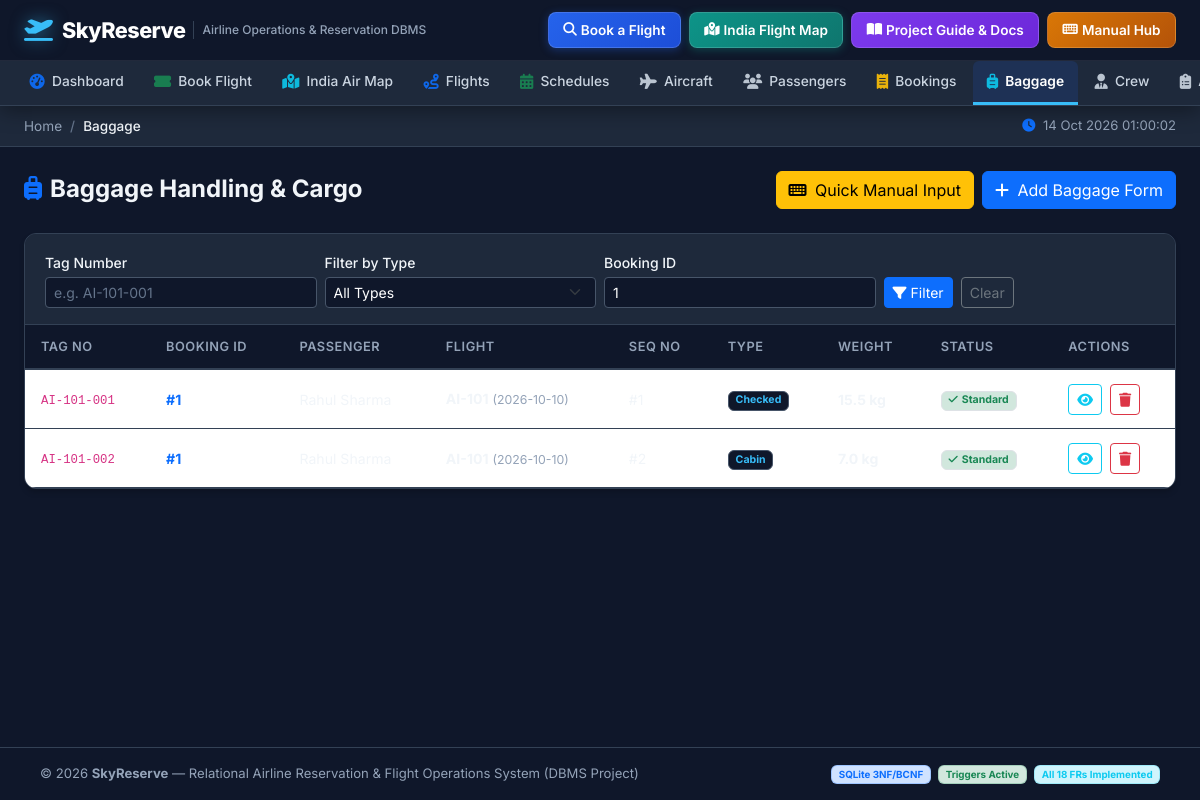
Page /baggage?booking_id=1 on the committed database.
### tables this page shows
CREATE TABLE Baggage (
    Booking_ID INTEGER NOT NULL,
    Baggage_Seq_No INTEGER NOT NULL,
    Weight REAL NOT NULL CHECK (Weight > 0),
    Tag_No TEXT UNIQUE NOT NULL,
    Type TEXT DEFAULT 'Checked' CHECK (Type IN ('Checked','Cabin','Special')),
    PRIMARY KEY (Booking_ID, Baggage_Seq_No),
    FOREIGN KEY (Booking_ID) REFERENCES Booking(Booking_ID) ON DELETE CASCADE
);

CREATE TABLE Flight_Schedule (
    Schedule_ID INTEGER PRIMARY KEY AUTOINCREMENT,
    Flight_No TEXT NOT NULL,
    Aircraft_ID INTEGER NOT NULL,
    Departure_Time TEXT NOT NULL,
    Arrival_Time TEXT NOT NULL,
    Date TEXT NOT NULL,
    Status TEXT DEFAULT 'Scheduled' CHECK (Status IN ('Scheduled','On-Time','Delayed','Cancelled','Completed')),
    Gate TEXT,
    FOREIGN KEY (Flight_No) REFERENCES Flight(Flight_No) ON DELETE CASCADE,
    FOREIGN KEY (Aircraft_ID) REFERENCES Aircraft(Aircraft_ID),
    UNIQUE(Aircraft_ID, Date, Departure_Time)
);

### app.py (the view)
@app.route("/baggage")
def baggage_list():
    db = get_db()
    tag_search = request.args.get("tag", "").strip()
    type_filter = request.args.get("type", "").strip()
    booking_id = request.args.get("booking_id", "").strip()
    q = """
        SELECT bg.*, b.Seat_No, b.Class, b.Booking_Status,
               p.Passenger_ID, p.First_Name || ' ' || p.Last_Name AS Passenger_Name,
               fs.Flight_No, fs.Date, fs.Departure_Time
        FROM Baggage bg
        JOIN Booking b ON bg.Booking_ID = b.Booking_ID
        JOIN Passenger p ON b.Passenger_ID = p.Passenger_ID
        JOIN Flight_Schedule fs ON b.Schedule_ID = fs.Schedule_ID
        WHERE 1=1
    """
    params = []
    if tag_search:
        q += " AND bg.Tag_No LIKE ?"
        params.append(f"%{tag_search}%")
    if type_filter:
        q += " AND bg.Type = ?"
        params.append(type_filter)
    if booking_id:
        q += " AND bg.Booking_ID = ?"
        params.append(booking_id)
    q += " ORDER BY bg.Booking_ID DESC, bg.Baggage_Seq_No ASC"
    rows = db.execute(q, params).fetchall()
    active_bookings = db.execute("""
        SELECT b.Booking_ID, p.First_Name || ' ' || p.Last_Name AS Passenger,
               fs.Flight_No, fs.Date
        FROM Booking b
        JOIN Passenger p ON b.Passenger_ID = p.Passenger_ID
        JOIN Flight_Schedule fs ON b.Schedule_ID = fs.Schedule_ID
        WHERE b.Booking_Status != 'Cancelled'
        ORDER BY b.Booking_ID DESC
    """).fetchall()
    db.close()
    return render_template("baggage.html", baggage=rows, bookings=active_bookings,
                           tag=tag_search, type=type_filter, booking_id=booking_id)

### app.py (called while the page is built)
@app.before_request
def ensure_db():
    global _db_initialized
    if not _db_initialized:
        db_path = os.path.join(os.path.dirname(__file__), "airline.db")
        if not os.path.exists(db_path):
            init_db()
        _db_initialized = True

### database.py (called while the page is built)
def get_db():
    conn = sqlite3.connect(DB_PATH)
    conn.row_factory = sqlite3.Row
    conn.execute("PRAGMA foreign_keys = ON")
    return conn

### templates/baggage.html (shortened to what this page needs)
{% extends "base.html" %}
{% block breadcrumb %}<li class="breadcrumb-item active">Baggage</li>{% endblock %}
{% block content %}
<div class="d-flex justify-content-between align-items-center mb-4 flex-wrap gap-2">
  <h4 class="fw-bold mb-0"><i class="fas fa-suitcase-rolling me-2 text-primary"></i>Baggage Handling &amp; Cargo</h4>
  <div class="d-flex gap-2">
    <button type="button" class="btn btn-warning" data-bs-toggle="modal" data-bs-target="#quickBaggageModal">
      <i class="fas fa-keyboard me-1"></i> Quick Manual Input
    </button>
    <a href="{{ url_for('baggage_add_standalone') }}" class="btn btn-primary">
      <i class="fas fa-plus me-1"></i> Add Baggage Form
    </a>
  </div>
</div>
<div class="table-card mb-4">
  <div class="card-header">
    <form method="GET" class="row g-2 align-items-end">
      <div class="col-md-3">
        <label class="form-label mb-1 small">Tag Number</label>
        <input type="text" name="tag" class="form-control form-control-sm" value="{{ tag }}" placeholder="e.g. AI-101-001">
      </div>
      <div class="col-md-3">
        <label class="form-label mb-1 small">Filter by Type</label>
        <select name="type" class="form-select form-select-sm">
          <option value="">All Types</option>
        </select>
      </div>
      <div class="col-md-3">
        <label class="form-label mb-1 small">Booking ID</label>
        <input type="number" name="booking_id" class="form-control form-control-sm" value="{{ booking_id }}" placeholder="e.g. 1">
      </div>
      <div class="col-md-3">
        <button class="btn btn-primary btn-sm me-1"><i class="fas fa-filter me-1"></i>Filter</button>
        <a href="{{ url_for('baggage_list') }}" class="btn btn-outline-secondary btn-sm">Clear</a>
      </div>
    </form>
  </div>
  <div class="table-responsive">
    <table class="table table-hover">
      <thead>
        <tr>
          <th>Tag No</th>
          <th>Booking ID</th>
          <th>Passenger</th>
          <th>Flight</th>
          <th>Seq No</th>
          <th>Type</th>
          <th>Weight</th>
          <th>Status</th>
          <th>Actions</th>
        </tr>
      </thead>
      <tbody>
        {% for bg in baggage %}
        <tr>
          <td><code>{{ bg.Tag_No }}</code></td>
          <td><a href="{{ url_for('booking_detail', bid=bg.Booking_ID) }}" class="fw-bold text-decoration-none">#{{ bg.Booking_ID }}</a></td>
          <td>{{ bg.Passenger_Name }}</td>
          <td><strong>{{ bg.Flight_No }}</strong> <small class="text-muted">({{ bg.Date }})</small></td>
          <td>#{{ bg.Baggage_Seq_No }}</td>
          <td><span class="badge bg-light text-dark border">{{ bg.Type }}</span></td>
          <td><strong>{{ bg.Weight }} kg</strong></td>
          <td>
            {% if bg.Weight > 23 %}
              <span class="badge bg-danger-subtle text-danger border"><i class="fas fa-exclamation-triangle me-1"></i>Excess (&gt;23kg)</span>
            {% else %}
              <span class="badge bg-success-subtle text-success border"><i class="fas fa-check me-1"></i>Standard</span>
            {% endif %}
          </td>
          <td class="text-nowrap">
            <a href="{{ url_for('booking_detail', bid=bg.Booking_ID) }}" class="btn btn-sm btn-outline-info me-1" title="View Booking"><i class="fas fa-eye"></i></a>
            <form method="POST" action="{{ url_for('baggage_delete', bid=bg.Booking_ID, seq=bg.Baggage_Seq_No) }}" class="d-inline" onsubmit="return confirmAction('Delete baggage tag {{ bg.Tag_No }}?')">
              <button class="btn btn-sm btn-outline-danger" title="Delete"><i class="fas fa-trash"></i></button>
            </form>
          </td>
        </tr>
        {% else %}
        <tr><td colspan="9" class="text-center text-muted py-4">No baggage records found</td></tr>
        {% endfor %}
      </tbody>
    </table>
  </div>
</div>
{% endblock %}

### templates/base.html (style rules this page uses)
:root { --primary-color: #2563eb; --primary-hover: #1d4ed8; --nav-bg: #0f172a; --nav-sub-bg: #1e293b; --nav-border: #334155; }
* { font-family: 'Inter', sans-serif; }
body { background: #0f172a; color: #f1f5f9; margin: 0; min-height: 100vh; display: flex; flex-direction: column; }
.sub-bar .breadcrumb-item.active { color: #cbd5e1; font-weight: 500; }
.sub-bar .breadcrumb-item + .breadcrumb-item::before { color: #64748b; }
.table-card { background: #1e293b; border: 1px solid #334155; border-radius: 12px; box-shadow: 0 4px 6px -1px rgba(0, 0, 0, 0.2); overflow: hidden; margin-bottom: 1.5rem; }
.table-card .card-header { background: #1e293b; border-bottom: 1px solid #334155; padding: 1rem 1.25rem; font-weight: 600; color: #f8fafc; }
.table { margin: 0; color: #e2e8f0; border-color: #334155; }
.table thead th { background: #0f172a; border-bottom: 2px solid #334155; font-size: 0.8rem; text-transform: uppercase; letter-spacing: 0.5px; color: #94a3b8; font-weight: 600; white-space: nowrap; padding: 0.75rem 1rem; }
.table tbody tr { transition: background 0.12s; border-bottom: 1px solid #334155; }
.table td { vertical-align: middle; font-size: 0.88rem; padding: 0.85rem 1rem; border-color: #334155; color: #f1f5f9; }
.text-muted { color: #94a3b8 !important; }
small, .small { color: #cbd5e1; }
.form-label, label { color: #f1f5f9 !important; font-weight: 500; }
.table-card .card-header { color: #ffffff !important; }
.table td { color: #f1f5f9 !important; }
.table thead th { color: #94a3b8 !important; }
.breadcrumb-item.active { color: #f1f5f9 !important; font-weight: 600; }
.form-control, .form-select { background-color: #0f172a !important; border: 1px solid #475569 !important; color: #ffffff !important; }
.form-control::placeholder { color: #64748b !important; }
.badge.bg-light.text-dark, .badge.bg-light { background-color: #0f172a !important; color: #38bdf8 !important; border: 1px solid #475569 !important; }

### rows in the picture
Baggage: Tag_No "AI-101-001", Booking_ID "1", Date "2026-10-10", Type "Checked", Weight "Standard"
Baggage: Tag_No "AI-101-002", Booking_ID "1", Date "2026-10-10", Type "Cabin", Weight "Standard"
